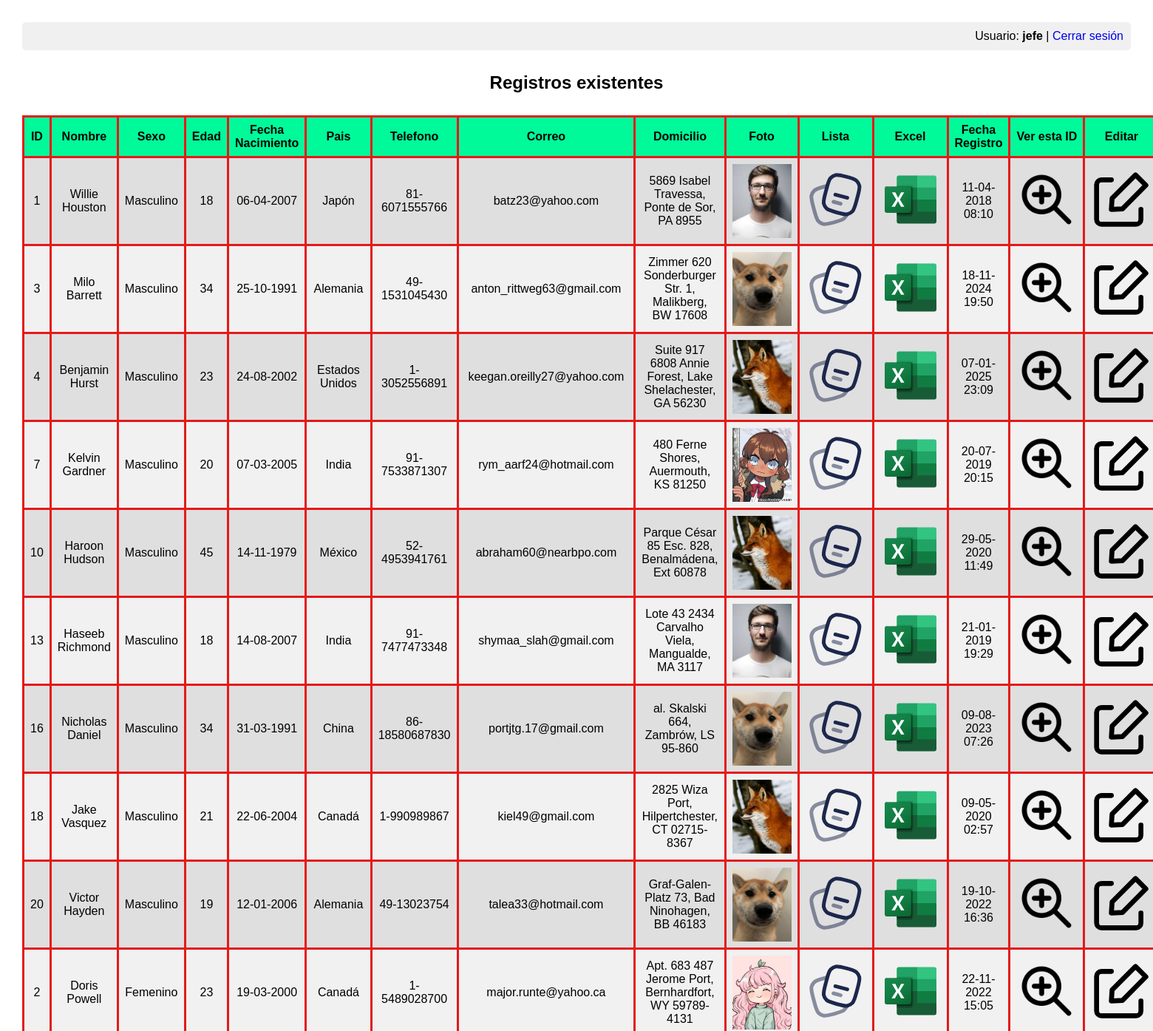
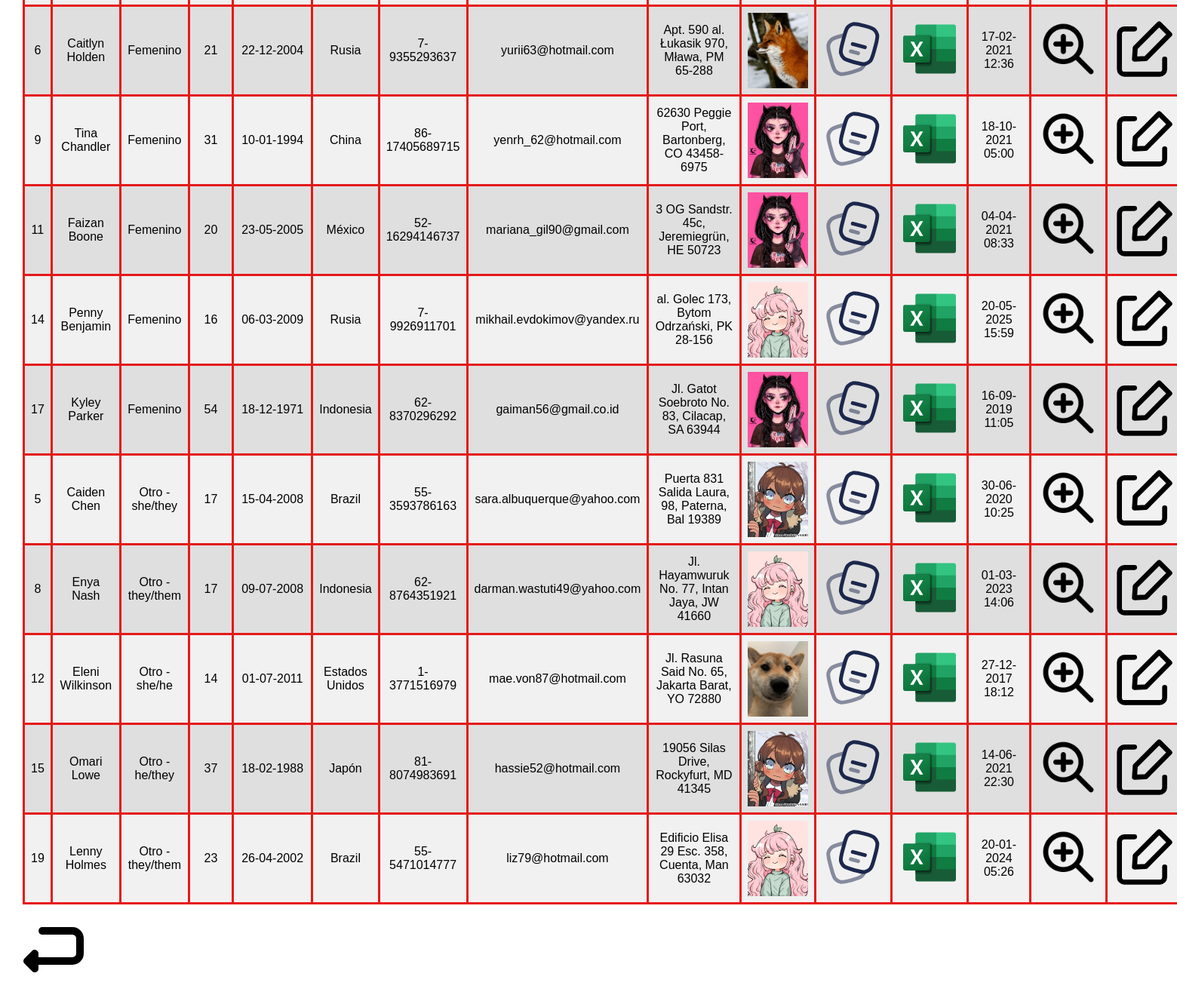
/students.php (signed in), run on the app's committed database (2 pictures, top to bottom).
### tables this page shows
CREATE TABLE `student` (
  `id_students` int(11) NOT NULL AUTO_INCREMENT,
  `nombre` varchar(50) NOT NULL,
  `id_sexo` int(11) DEFAULT NULL,
  `especifique` varchar(255) DEFAULT '',
  `edad` int(3) NOT NULL,
  `nacimiento` date NOT NULL,
  `id_paises` int(11) DEFAULT NULL,
  `telefono` varchar(14) NOT NULL,
  `correo` varchar(50) NOT NULL,
  `domicilio` varchar(255) NOT NULL,
  `foto` varchar(255) NOT NULL,
  `lista` varchar(255) NOT NULL,
  `excel` varchar(255) NOT NULL,
  `fecha_acceso` timestamp NOT NULL,
  `fecha_registro` timestamp NOT NULL DEFAULT current_timestamp(),
  `id_usuario_registro` int(11) DEFAULT NULL,
  `fecha_edicion` timestamp NULL DEFAULT NULL,
  `id_usuario_editor` int(11) DEFAULT NULL,
  `visible` int(11) NOT NULL DEFAULT 1,
  `fecha_borrado` timestamp NOT NULL DEFAULT current_timestamp(),
  PRIMARY KEY (`id_students`),
  KEY `id_paises` (`id_paises`),
  KEY `id_sexo` (`id_sexo`),
  CONSTRAINT `student_ibfk_1` FOREIGN KEY (`id_paises`) REFERENCES `paises` (`id_paises`) ON DELETE CASCADE ON UPDATE CASCADE,
  CONSTRAINT `student_ibfk_2` FOREIGN KEY (`id_sexo`) REFERENCES `sexo` (`id_sexo`) ON DELETE CASCADE ON UPDATE CASCADE
);

CREATE TABLE `sexo` (
  `id_sexo` int(11) NOT NULL,
  `descripcion` varchar(20) DEFAULT NULL,
  PRIMARY KEY (`id_sexo`)
);

CREATE TABLE `paises` (
  `id_paises` int(11) NOT NULL AUTO_INCREMENT,
  `pais` char(50) DEFAULT NULL,
  PRIMARY KEY (`id_paises`),
  KEY `id_paises` (`id_paises`)
);

### students.php (the view, shortened to what this page needs)
<?php
require_once 'conn.php';
$conn = new mysqli($servername, $username, $db_password, $dbname, $port);
$conn->set_charset("utf8mb4");
$sql = "
SELECT
  s.id_students   AS ID,
  s.nombre        AS Nombre,
  sex.descripcion AS Sexo,
  s.especifique   AS Especifique,
  s.edad          AS Edad,
  DATE_FORMAT(s.nacimiento, '%d-%m-%Y') AS Fecha_Nacimiento,
  p.pais          AS Pais,
  s.telefono      AS Telefono,
  s.correo        AS Correo,
  s.domicilio     AS Domicilio,
  s.foto          AS Foto,
  s.lista         AS Lista,
  s.excel         AS Excel,
  DATE_FORMAT(s.fecha_registro, '%d-%m-%Y %H:%i') AS Fecha_Registro,
  s.visible       AS Visible,
  DATE_FORMAT(s.fecha_borrado, '%d-%m-%Y %H:%i') AS Fecha_Borrado
FROM student s
JOIN sexo sex ON s.id_sexo = sex.id_sexo
JOIN paises p ON s.id_paises = p.id_paises
WHERE s.visible = 1
";
$result = $conn->query($sql);
if ($result->num_rows > 0) {
  echo "<div style='text-align: right; padding: 10px; background-color: #f0f0f0; border-radius: 5px; margin-bottom: 20px;'>";
  echo "Usuario: <strong>" . htmlspecialchars($_SESSION["usuario"]) . "</strong> | ";
  echo "<a href='login.php?action=logout'>Cerrar sesión</a>";
  echo "</div>";
  echo "<h2>Registros existentes</h2>";
  echo "<table>";
  echo "<tr>
            <th>ID</th>
            <th>Nombre</th>
            <th>Sexo</th>
            <th>Edad</th>
            <th>Fecha Nacimiento</th>
            <th>Pais</th>
            <th>Telefono</th>
            <th>Correo</th>
            <th>Domicilio</th>
            <th>Foto</th>
            <th>Lista</th>
            <th>Excel</th>
            <th>Fecha Registro</th>
            <th>Ver esta ID</th>
            <th>Editar</th>
            <th>Eliminar</th>
          </tr>";
  while ($row = $result->fetch_assoc()) {
    echo "<tr>";
    echo "<td>" . $row['ID'] . "</td>";
    echo "<td>" . $row['Nombre'] . "</td>";
    echo "<td>";
    if ($row['Sexo'] == 'Otro' && !empty($row['Especifique'])) {
      echo htmlspecialchars($row['Sexo'] . " - " . $row['Especifique']);
    } else {
      echo htmlspecialchars($row['Sexo']);
    }
    echo "</td>";
    echo "<td>" . $row['Edad'] . "</td>";
    echo "<td>" . $row['Fecha_Nacimiento'] . "</td>";
    echo "<td>" . $row['Pais'] . "</td>";
    echo "<td>" . $row['Telefono'] . "</td>";
    echo "<td>" . $row['Correo'] . "</td>";
    echo "<td>" . $row['Domicilio'] . "</td>";
    echo "<td><img src='./" . $row['Foto'] . "' width='80' height='100' style='object-fit: cover;'></td>";
    echo "<td><a href='./" . $row['Lista'] . "' class='btn-table'>
        <img src='./templates/notes-svgrepo-com.svg' width='80' alt='Mostrar Lista'>
        </a>
        </td>";
    echo "<td>
                <a href='./" . $row['Excel'] . "' class='btn-table'>
                    <img src='./templates/excel-svgrepo-com.svg' width='80' alt='Descargar Excel'>
                </a>
              </td>";
    echo "<td>" . $row['Fecha_Registro'] . "</td>";
    echo "<td>
                <a href='student_information.php?id=" . $row['ID'] . "' class='btn-table'>
                   <img src='./templates/magnifying.png' width='80' alt='Ver detalles'>
                </a>
              </td>";
    echo "<td>
                <a href='editar_formulario.php?id=" . $row['ID'] . "' class='btn-table'>
                   <img src='./templates/edit.svg' width='80' alt='Editar registro'>
                </a>
              </td>";
    echo "</tr>";
  }
  echo "</table>";
  echo "<a href='Registro.php' class='btn-table'>
    <img src='./templates/return-svgrepo-com.svg' width='80' alt='Volver al Registro'></a><br><br>";
} else {
  echo "No se encontraron resultados.";
  echo "<br><a href='Registro.php' class='btn-table'>Regresar al Registro</a>";
}
?>
<!DOCTYPE html>
<html lang="es">
<head>
  <link rel="stylesheet" href="style.css" media="screen" />
</head>
<body>
</body>
</html>

### style.css (style rules this page uses)
body { font-family: Arial, sans-serif; margin: 10px; padding: 20px; background-image: url('templates/White.jpg'); background-size: cover; background-position: center; background-repeat: no-repeat; background-attachment: fixed; }
h2 { text-align: center; color: #000000; }
table { padding: 5px; font-family: arial, sans-serif; border: 1px solid #ddd; width: 100%; background-color: rgba(255, 255, 255, 0.9); border-collapse: collapse; margin: 20px 0; }
th { background-color: mediumspringgreen; border: 3px solid #e51919; text-align: center; padding: 8px; }
td { border: 3px solid #e51919; text-align: center; padding: 8px; }
tr { background-color: rgba(240, 240, 240, 0.9); }
tr:nth-child(even) { background-color: rgba(220, 220, 220, 0.9); }
a { background-color: transparent; text-decoration: none; }
h2 { background-color: rgba(0, 0, 0, 0); padding: 10px; border-radius: 5px; text-align: center; }
.btn-table { background-color: transparent; padding: 1px; border-radius: 3px; text-decoration: none; color: #000; }

### data on the page
student: id_students "1", nombre "Willie Houston", id_sexo.descripcion "Masculino", edad "18", Fecha_Nacimiento "06-04-2007", id_paises.pais "Japón", telefono "81-6071555766", correo "batz23@yahoo.com", domicilio "5869 Isabel Travessa, Ponte de Sor, PA 8955", foto (picture), Fecha_Registro "11-04-2018 08:10"
student: id_students "3", nombre "Milo Barrett", id_sexo.descripcion "Masculino", edad "34", Fecha_Nacimiento "25-10-1991", id_paises.pais "Alemania", telefono "49-1531045430", correo "anton_rittweg63@gmail.com", domicilio "Zimmer 620 Sonderburger Str. 1, Malikberg, BW 17608", foto (picture), Fecha_Registro "18-11-2024 19:50"
student: id_students "4", nombre "Benjamin Hurst", id_sexo.descripcion "Masculino", edad "23", Fecha_Nacimiento "24-08-2002", id_paises.pais "Estados Unidos", telefono "1-3052556891", correo "keegan.oreilly27@yahoo.com", domicilio "Suite 917 6808 Annie Forest, Lake Shelachester, GA 56230", foto (picture), Fecha_Registro "07-01-2025 23:09"
student: id_students "7", nombre "Kelvin Gardner", id_sexo.descripcion "Masculino", edad "20", Fecha_Nacimiento "07-03-2005", id_paises.pais "India", telefono "91-7533871307", correo "rym_aarf24@hotmail.com", domicilio "480 Ferne Shores, Auermouth, KS 81250", foto (picture), Fecha_Registro "20-07-2019 20:15"
student: id_students "10", nombre "Haroon Hudson", id_sexo.descripcion "Masculino", edad "45", Fecha_Nacimiento "14-11-1979", id_paises.pais "México", telefono "52-4953941761", correo "abraham60@nearbpo.com", domicilio "Parque César 85 Esc. 828, Benalmádena, Ext 60878", foto (picture), Fecha_Registro "29-05-2020 11:49"
student: id_students "13", nombre "Haseeb Richmond", id_sexo.descripcion "Masculino", edad "18", Fecha_Nacimiento "14-08-2007", id_paises.pais "India", telefono "91-7477473348", correo "shymaa_slah@gmail.com", domicilio "Lote 43 2434 Carvalho Viela, Mangualde, MA 3117", foto (picture), Fecha_Registro "21-01-2019 19:29"
student: id_students "16", nombre "Nicholas Daniel", id_sexo.descripcion "Masculino", edad "34", Fecha_Nacimiento "31-03-1991", id_paises.pais "China", telefono "86-18580687830", correo "portjtg.17@gmail.com", domicilio "al. Skalski 664, Zambrów, LS 95-860", foto (picture), Fecha_Registro "09-08-2023 07:26"
student: id_students "18", nombre "Jake Vasquez", id_sexo.descripcion "Masculino", edad "21", Fecha_Nacimiento "22-06-2004", id_paises.pais "Canadá", telefono "1-990989867", correo "kiel49@gmail.com", domicilio "2825 Wiza Port, Hilpertchester, CT 02715-8367", foto (picture), Fecha_Registro "09-05-2020 02:57"
student: id_students "20", nombre "Victor Hayden", id_sexo.descripcion "Masculino", edad "19", Fecha_Nacimiento "12-01-2006", id_paises.pais "Alemania", telefono "49-13023754", correo "talea33@hotmail.com", domicilio "Graf-Galen-Platz 73, Bad Ninohagen, BB 46183", foto (picture), Fecha_Registro "19-10-2022 16:36"
student: id_students "2", nombre "Doris Powell", id_sexo.descripcion "Femenino", edad "23", Fecha_Nacimiento "19-03-2000", id_paises.pais "Canadá", telefono "1-5489028700", correo "major.runte@yahoo.ca", domicilio "Apt. 683 487 Jerome Port, Bernhardfort, WY 59789-4131", foto (picture), Fecha_Registro "22-11-2022 15:05"
student: id_students "6", nombre "Caitlyn Holden", id_sexo.descripcion "Femenino", edad "21", Fecha_Nacimiento "22-12-2004", id_paises.pais "Rusia", telefono "7-9355293637", correo "yurii63@hotmail.com", domicilio "Apt. 590 al. Łukasik 970, Mława, PM 65-288", foto (picture), Fecha_Registro "17-02-2021 12:36"
student: id_students "9", nombre "Tina Chandler", id_sexo.descripcion "Femenino", edad "31", Fecha_Nacimiento "10-01-1994", id_paises.pais "China", telefono "86-17405689715", correo "yenrh_62@hotmail.com", domicilio "62630 Peggie Port, Bartonberg, CO 43458-6975", foto (picture), Fecha_Registro "18-10-2021 05:00"
student: id_students "11", nombre "Faizan Boone", id_sexo.descripcion "Femenino", edad "20", Fecha_Nacimiento "23-05-2005", id_paises.pais "México", telefono "52-16294146737", correo "mariana_gil90@gmail.com", domicilio "3 OG Sandstr. 45c, Jeremiegrün, HE 50723", foto (picture), Fecha_Registro "04-04-2021 08:33"
student: id_students "14", nombre "Penny Benjamin", id_sexo.descripcion "Femenino", edad "16", Fecha_Nacimiento "06-03-2009", id_paises.pais "Rusia", telefono "7-9926911701", correo "mikhail.evdokimov@yandex.ru", domicilio "al. Golec 173, Bytom Odrzański, PK 28-156", foto (picture), Fecha_Registro "20-05-2025 15:59"
student: id_students "17", nombre "Kyley Parker", id_sexo.descripcion "Femenino", edad "54", Fecha_Nacimiento "18-12-1971", id_paises.pais "Indonesia", telefono "62-8370296292", correo "gaiman56@gmail.co.id", domicilio "Jl. Gatot Soebroto No. 83, Cilacap, SA 63944", foto (picture), Fecha_Registro "16-09-2019 11:05"
student: id_students "5", nombre "Caiden Chen", id_sexo+especifique "Otro - she/they", edad "17", Fecha_Nacimiento "15-04-2008", id_paises.pais "Brazil", telefono "55-3593786163", correo "sara.albuquerque@yahoo.com", domicilio "Puerta 831 Salida Laura, 98, Paterna, Bal 19389", foto (picture), Fecha_Registro "30-06-2020 10:25"
student: id_students "8", nombre "Enya Nash", id_sexo+especifique "Otro - they/them", edad "17", Fecha_Nacimiento "09-07-2008", id_paises.pais "Indonesia", telefono "62-8764351921", correo "darman.wastuti49@yahoo.com", domicilio "Jl. Hayamwuruk No. 77, Intan Jaya, JW 41660", foto (picture), Fecha_Registro "01-03-2023 14:06"
student: id_students "12", nombre "Eleni Wilkinson", id_sexo+especifique "Otro - she/he", edad "14", Fecha_Nacimiento "01-07-2011", id_paises.pais "Estados Unidos", telefono "1-3771516979", correo "mae.von87@hotmail.com", domicilio "Jl. Rasuna Said No. 65, Jakarta Barat, YO 72880", foto (picture), Fecha_Registro "27-12-2017 18:12"
student: id_students "15", nombre "Omari Lowe", id_sexo+especifique "Otro - he/they", edad "37", Fecha_Nacimiento "18-02-1988", id_paises.pais "Japón", telefono "81-8074983691", correo "hassie52@hotmail.com", domicilio "19056 Silas Drive, Rockyfurt, MD 41345", foto (picture), Fecha_Registro "14-06-2021 22:30"
student: id_students "19", nombre "Lenny Holmes", id_sexo+especifique "Otro - they/them", edad "23", Fecha_Nacimiento "26-04-2002", id_paises.pais "Brazil", telefono "55-5471014777", correo "liz79@hotmail.com", domicilio "Edificio Elisa 29 Esc. 358, Cuenta, Man 63032", foto (picture), Fecha_Registro "20-01-2024 05:26"

### other printed values
$_SESSION["usuario"] "jefe"
